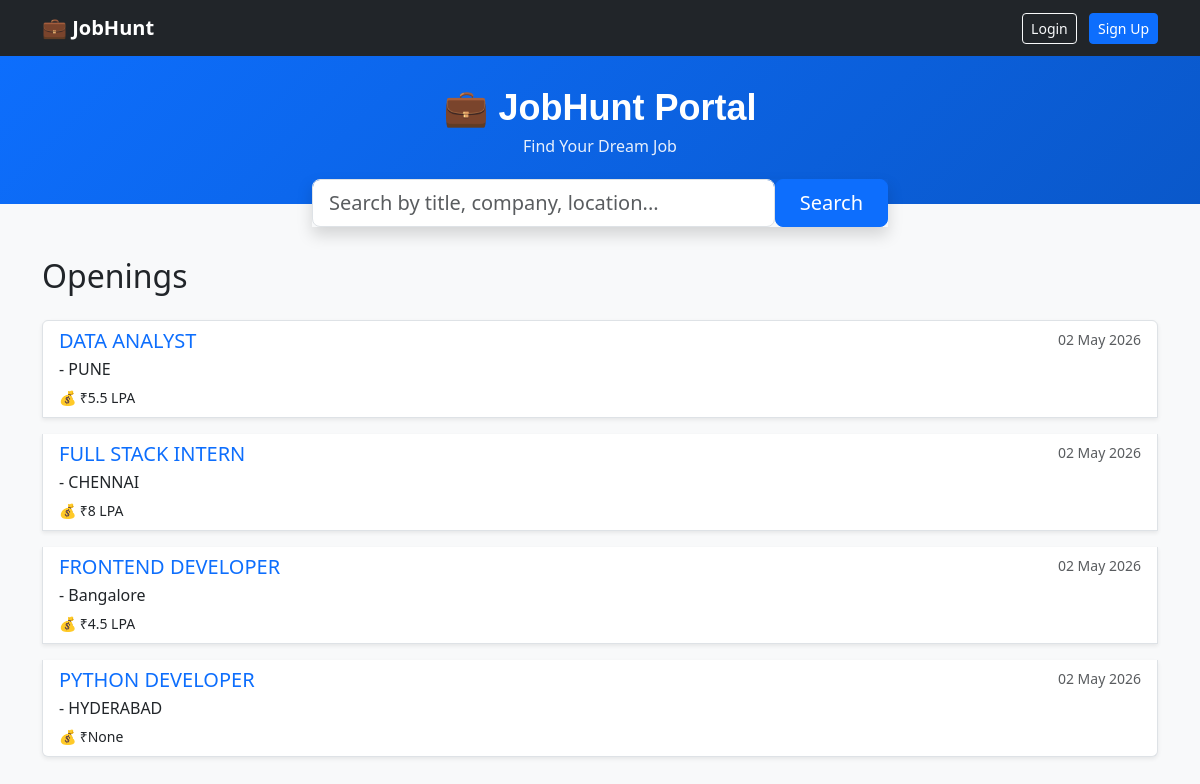
The page / on the database its author committed.
### jobs/models.py (models this page shows, shortened)
class Job(models.Model):
    title = models.CharField(max_length=200)
    company = models.CharField(max_length=200)
    location = models.CharField(max_length=100)
    description = models.TextField()
    salary = models.CharField(max_length=50, null=True, blank=True, help_text="Ex: 6 LPA")
    posted_date = models.DateTimeField(auto_now_add=True)

### jobs/views.py (the view)
# urls.py: path('', views.home, name='home'),
def home(request):
    query = request.GET.get('q')
    if query:
        jobs = Job.objects.filter(title__icontains=query) | Job.objects.filter(company__icontains=query) | Job.objects.filter(location__icontains=query)
    else:
        jobs = Job.objects.all().order_by('-posted_date')
    return render(request, 'jobs/home.html', {'jobs': jobs})

### jobs/templates/jobs/home.html (shortened to what this page needs)
<!DOCTYPE html>
<html>
<head>
    <link href="https://cdn.jsdelivr.net/npm/bootstrap@5.3.0/dist/css/bootstrap.min.css" rel="stylesheet">
</head>
<body class="bg-light">
    <nav class="navbar navbar-dark bg-dark">
        <div class="container">
            <a class="navbar-brand fw-bold" href="{% url 'jobs:home' %}">💼 JobHunt</a>
            <div>
                {% if user.is_authenticated %}
                    <a href="{% url 'jobs:my_applications' %}" class="btn btn-outline-light btn-sm me-2">My Applications</a>
                    <span class="text-white me-2">Hi, {{ user.username }}</span>
                    <a href="{% url 'jobs:logout' %}" class="btn btn-light btn-sm">Logout</a>
                {% else %}
                    <a href="{% url 'jobs:login' %}" class="btn btn-outline-light btn-sm me-2">Login</a>
                    <a href="{% url 'jobs:signup' %}" class="btn btn-primary btn-sm">Sign Up</a>
                {% endif %}
            </div>
        </div>
    </nav>
    <div class="main-header">
        <div class="container">
            <h1 class="logo-text">💼 JobHunt Portal</h1>
            <p class="tagline">Find Your Dream Job</p>
        </div>
    </div>
    <div class="container search-box">
        <form class="d-flex shadow" method="GET">
            <input class="form-control form-control-lg" type="search" name="q" placeholder="Search by title, company, location..." value="{{ request.GET.q }}">
            <button class="btn btn-primary btn-lg px-4" type="submit">Search</button>
        </form>
    </div>
    <div class="container">
        <h2 class="mb-4">Openings</h2>
        <div class="list-group">
            {% for job in jobs %}
            <a href="{% url 'jobs:job_detail' job.id %}" class="list-group-item list-group-item-action mb-3 shadow-sm">
                <div class="d-flex w-100 justify-content-between">
                    <h5 class="mb-1 text-primary">{{ job.title }}</h5>
                    <small class="text-muted">{{ job.posted_date|date:"d M Y" }}</small>
                </div>
                <p class="mb-1"><strong>{{ job.company_name }}</strong> - {{ job.location }}</p>
                <small>💰 ₹{{ job.salary }}</small>
            </a>
            {% empty %}
            <p>No jobs found.</p>
            {% endfor %}
        </div>
    </div>
</body>
</html>

### jobs/templates/jobs/home.html (style rules this page uses)
.main-header { background: linear-gradient(135deg, #0d6efd, #0a58ca); color: white; padding: 30px 0; text-align: center; }
.logo-text { font-family: 'Arial Black', sans-serif; font-size: 36px; font-weight: 900; margin-bottom: 5px; }
.tagline { font-size: 16px; opacity: 0.9; }
.search-box { max-width: 600px; margin: -25px auto 30px; }

### rows shown on the page
Job: title "DATA ANALYST", posted_date "02 May 2026", location "PUNE", salary "5.5 LPA"
Job: title "FULL STACK INTERN", posted_date "02 May 2026", location "CHENNAI", salary "8 LPA"
Job: title "FRONTEND DEVELOPER", posted_date "02 May 2026", location "Bangalore", salary "4.5 LPA"
Job: title "PYTHON DEVELOPER", posted_date "02 May 2026", location "HYDERABAD", salary "None"
